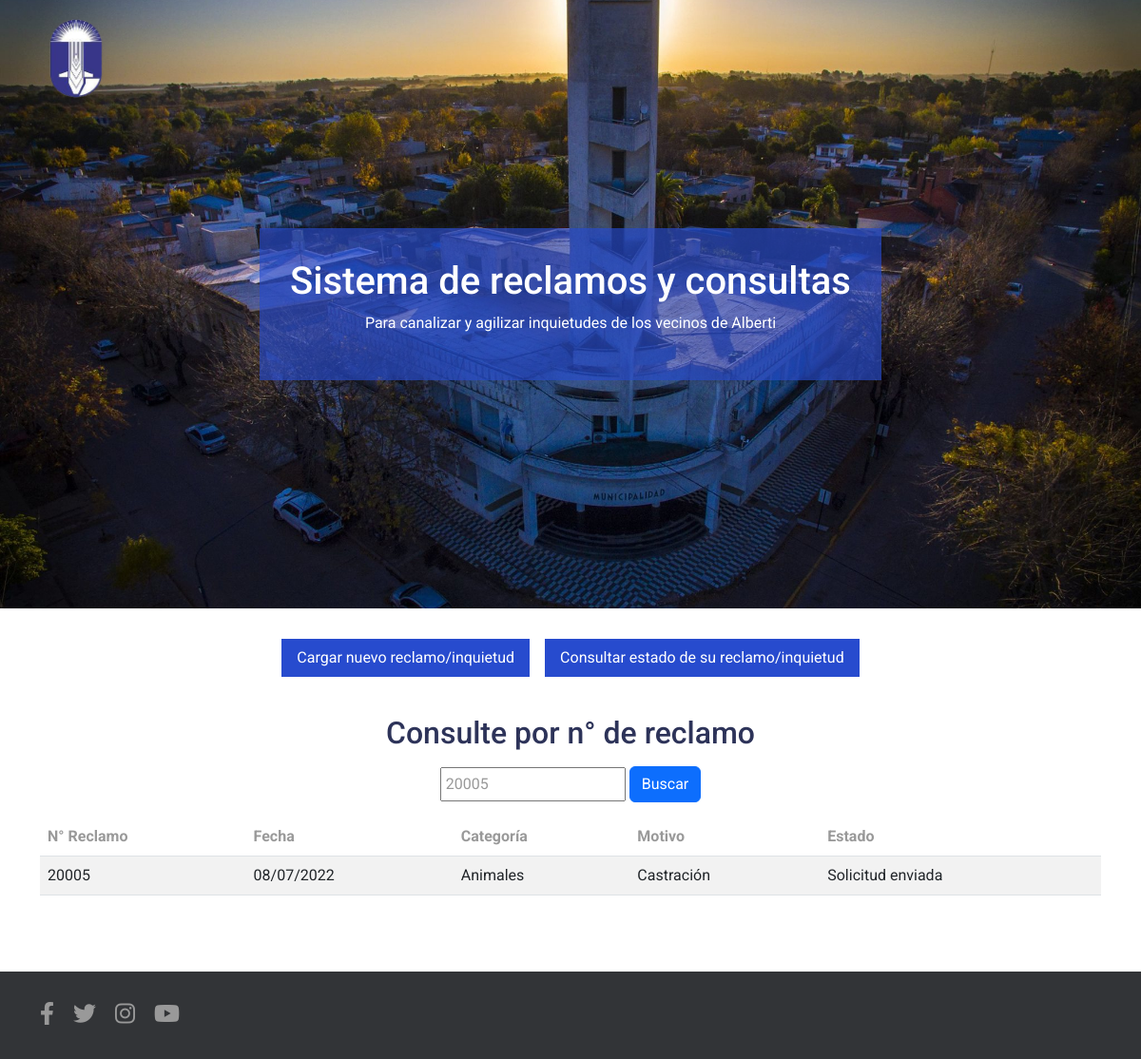
/index.php?busqueda=20005, run on the app's committed database.
### tables this page shows
CREATE TABLE `reclamos` (
  `idReclamo` int(11) NOT NULL,
  `idSubcategoria` int(11) NOT NULL,
  `fechaReclamo` date NOT NULL,
  `nombreVecino` varchar(250) NOT NULL,
  `dni` int(8) NOT NULL,
  `idCalle` int(11) NOT NULL,
  `altura` int(11) NOT NULL,
  `telefonoVecino` varchar(250) NOT NULL,
  `correoVecino` varchar(250) NOT NULL,
  `idEstado` int(11) NOT NULL,
  `comentario` text NOT NULL
);

CREATE TABLE `categorias` (
  `idCategoria` int(11) NOT NULL,
  `categoria` varchar(250) NOT NULL,
  `descripcion` varchar(300) NOT NULL,
  `imgCategoria` varchar(300) NOT NULL
);

CREATE TABLE `subcategorias` (
  `idSubcategoria` int(11) NOT NULL,
  `subcategoria` varchar(250) NOT NULL,
  `descripcionSub` varchar(250) NOT NULL,
  `idCategoriaPadre` int(11) NOT NULL
);

CREATE TABLE `estados` (
  `idEstado` int(11) NOT NULL,
  `estado` varchar(250) NOT NULL
);

### index.php (the view, shortened to what this page needs)
<?php
include("include/conexion.php");
if($_SERVER['REQUEST_METHOD'] == 'GET' && !empty($_GET['busqueda'])){
    $busqueda = $_GET['busqueda'];
    $cmd = $conexion->prepare('SELECT idReclamo, fechaReclamo, categoria, subcategoria,  estado FROM reclamos INNER JOIN subcategorias ON subcategorias.idSubcategoria = reclamos.idSubcategoria INNER JOIN categorias ON categorias.idCategoria = subcategorias.idCategoriaPadre INNER JOIN estados ON estados.idEstado = reclamos.idEstado WHERE idReclamo = :idReclamo');
    $cmd->execute(array(':idReclamo'=>$busqueda));
    $busquedaReclamo = $cmd->fetch();
}
?>
<!DOCTYPE html>
<html lang="es">
<head>
    <link rel="stylesheet" href="https://cdnjs.cloudflare.com/ajax/libs/font-awesome/6.1.1/css/all.min.css" />
    <link href="https://cdn.jsdelivr.net/npm/bootstrap@5.2.0-beta1/dist/css/bootstrap.min.css" rel="stylesheet">
    <link rel="stylesheet" href="css/style.css">
</head>
<body>
<section class="seccion-bienvenida">
    <img class="logo" src="img/logo.png" alt="">
    <div class="container d-flex flex-column justify-content-center h-100 align-items-center">
        <div class="contenedor-titular">
            <h1 class="bienvenida-titular text-white text-center">Sistema de reclamos y consultas</h1>
            <p class="bienvenida-subtitulo text-white text-center">Para canalizar y agilizar inquietudes de los vecinos de Alberti</p>
        </div>
    </div>
</section>
<main>
    <div class="container">
        <div class="botonera">
            <button class="btnNuevo mb-3" id="btnNuevo">
            Cargar nuevo reclamo/inquietud
            </button>
            <button class="btnConsulta mb-3" id="btnConsulta">
            Consultar estado de su reclamo/inquietud
            </button>
        </div>
<section class="contenedor-busqueda mt-4" style="<?php echo (isset($busqueda)) ? "display: block" : "" ?>" id="contenedorBusqueda">
        <h2 class="text-center">Consulte por n° de reclamo</h2>
        <div>
            <form action="index.php" method="GET" class="mt-3">
                <div class="mb-3 text-center">
                    <input type="text" name="busqueda" placeholder='N° de reclamo' class="p-1" value="<?php echo (isset($busqueda)) ? $busqueda : '' ?>">
                    <button type="submit" class="btn btn-primary">Buscar</button>
                </div>
            </form>
        </div>
        <?php if(isset($busquedaReclamo)) :  ?>
        <div class="table-responsive">
        <table class="table table-striped">
                <thead>
                    <tr>
                    <th scope="col">N° Reclamo</th>
                    <th scope="col">Fecha</th>
                    <th scope="col">Categoría</th>
                    <th scope="col">Motivo</th>
                    <th scope="col">Estado</th>
                    </tr>
                </thead>
                <tbody>
                    <?php
                        echo '
                        <tr>
                        <td>'.$busquedaReclamo["idReclamo"].'</td>
                        <td>'. date("d/m/Y", strtotime($busquedaReclamo["fechaReclamo"])) .'</td>
                        <td>'.$busquedaReclamo["categoria"].'</td>
                        <td>'.$busquedaReclamo["subcategoria"].'</td>
                        <td>'.$busquedaReclamo["estado"].'</td>
                        </tr>
                        ';
                    ?>
                </tbody>
            </table>
        </div>
        <?php endif; ?>
</section>
</div>
</main>
<footer>
    <div class="container">
        <ul class="redes">
            <li class="red-social"><a href=""><i class="fa-brands fa-facebook-f"></i></a></li>
            <li class="red-social"><a href=""><i class="fa-brands fa-twitter"></i></a></li>
            <li class="red-social"><a href=""><i class="fa-brands fa-instagram"></i></a></li>
            <li class="red-social"><a href=""><i class="fa-brands fa-youtube"></i></a></li>
        </ul>
    </div>
</footer>
</body>
</html>

### css/style.css (style rules this page uses)
* { color:#999;font-family:"Roboto",sans-serif;padding:0;margin:0;-webkit-box-sizing:border-box;box-sizing:border-box;text-decoration:none }
h1,h2,h3,h4,h5,h6 { color:#2D3359 }
.seccion-bienvenida { height:80vh;background:url("../img/fondo.jpg") no-repeat center center;background-size:cover }
.seccion-bienvenida .logo { position:absolute;width:60px;left:50px;top:20px }
.seccion-bienvenida .contenedor-titular { background-color:#274bcea8;padding:32px }
.contenedor-busqueda { display:none }
footer { padding:2rem 0;margin-top:4rem;background:#323437 }
footer ul { padding:0;list-style:none;display:-webkit-box;display:-ms-flexbox;display:flex;margin:0;gap:20px }
footer ul i { font-size:24px }
.botonera { display:-webkit-box;display:-ms-flexbox;display:flex;-webkit-box-pack:center;-ms-flex-pack:center;justify-content:center;margin-top:2rem;-ms-flex-wrap:wrap;flex-wrap:wrap }
.botonera button { margin:0 0.5rem;padding:0.5rem 1rem;border:none;background-color:#274BCE;color:white }

### data on the page
reclamos: idReclamo "20005", fechaReclamo "08/07/2022", categorias.categoria "Animales", idSubcategoria.subcategoria "Castración", idEstado.estado "Solicitud enviada"
